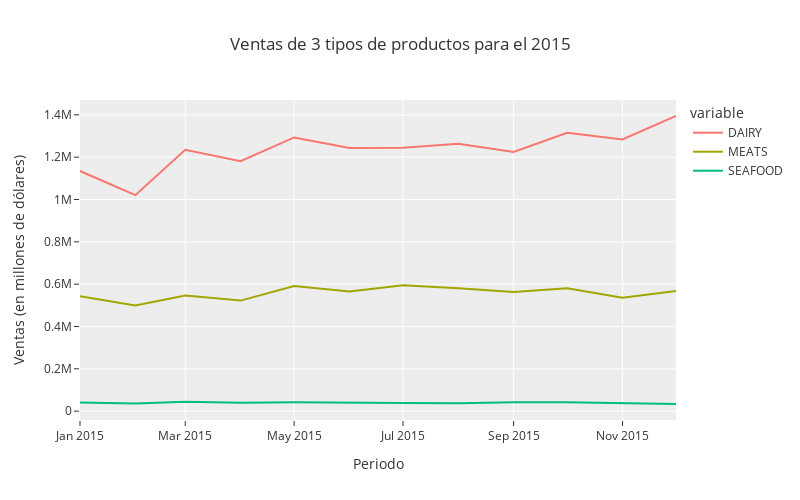

Notebook code cell kept with this figure:
### Code cell
fig = px.line(
    df,
    width=800,
    height=500,
    template="ggplot2",
    title="Ventas de 3 tipos de productos para el 2015"
)

fig.update_layout(
    xaxis_title="Periodo",
    yaxis_title="Ventas (en millones de dólares)"
)

fig.show()

### Figure 1 — Plotly figure (JSON) as saved in the notebook; plotly's stock layout.template omitted (floating-point values rounded to 4 significant figures)
{"data": [{"hovertemplate": "variable=DAIRY<br>fecha=%{x}<br>value=%{y}<extra></extra>", "legendgroup": "DAIRY", "line": {"color": "#F8766D", "dash": "solid"}, "marker": {"symbol": "circle"}, "mode": "lines", "name": "DAIRY", "orientation": "v", "showlegend": true, "type": "scatter", "x": ["2015-01", "2015-02", "2015-03", "2015-04", "2015-05", "2015-06", "2015-07", "2015-08", "2015-09", "2015-10", "2015-11", "2015-12"], "xaxis": "x", "y": [1134521, 1020747, 1234851, 1181180, 1293308, 1243588, 1244815, 1263428, 1224619, 1314827, 1283672, 1394582], "yaxis": "y"}, {"hovertemplate": "variable=MEATS<br>fecha=%{x}<br>value=%{y}<extra></extra>", "legendgroup": "MEATS", "line": {"color": "#A3A500", "dash": "solid"}, "marker": {"symbol": "circle"}, "mode": "lines", "name": "MEATS", "orientation": "v", "showlegend": true, "type": "scatter", "x": ["2015-01", "2015-02", "2015-03", "2015-04", "2015-05", "2015-06", "2015-07", "2015-08", "2015-09", "2015-10", "2015-11", "2015-12"], "xaxis": "x", "y": [543100.0, 498700.0, 546500.0, 522300.0, 591700.0, 565000.0, 594900.0, 581200.0, 562700.0, 580800.0, 535900.0, 567400.0], "yaxis": "y"}, {"hovertemplate": "variable=SEAFOOD<br>fecha=%{x}<br>value=%{y}<extra></extra>", "legendgroup": "SEAFOOD", "line": {"color": "#00BF7D", "dash": "solid"}, "marker": {"symbol": "circle"}, "mode": "lines", "name": "SEAFOOD", "orientation": "v", "showlegend": true, "type": "scatter", "x": ["2015-01", "2015-02", "2015-03", "2015-04", "2015-05", "2015-06", "2015-07", "2015-08", "2015-09", "2015-10", "2015-11", "2015-12"], "xaxis": "x", "y": [40470.0, 36070.0, 43810.0, 39980.0, 42510.0, 38780.0, 38540.0, 37770.0, 41910.0, 41420.0, 38820.0, 33730.0], "yaxis": "y"}], "layout": {"height": 500, "legend": {"title": {"text": "variable"}, "tracegroupgap": 0}, "title": {"text": "Ventas de 3 tipos de productos para el 2015"}, "width": 800, "xaxis": {"anchor": "y", "domain": [0, 1], "title": {"text": "Periodo"}}, "yaxis": {"anchor": "x", "domain": [0, 1], "title": {"text": "Ventas (en millones de dólares)"}}}}
